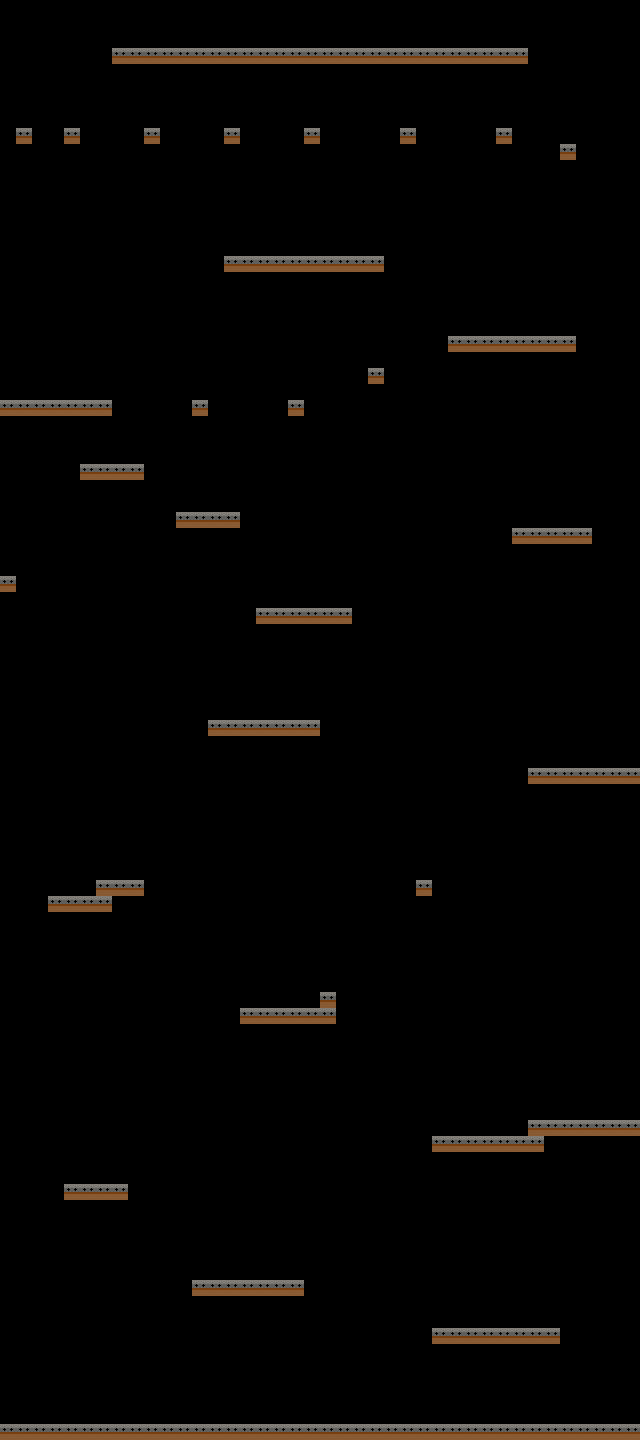

Below is a game level as drawn by its tile map, then a one-line description and the .tmx that defines it (tile-layer data replaced by summaries):
An orthogonal 40x90 tile map with 16x16 px tiles, 1 tile layer (Tile Layer 1).

<map version="1.0" orientation="orthogonal" width="40" height="90" tilewidth="16" tileheight="16">
 <tileset firstgid="1" name="gameAtlas" tilewidth="16" tileheight="16">
  <image source="../game/gameAtlas.png" width="48" height="32" />
 </tileset>
 <layer name="Tile Layer 1" width="40" height="90">
  <data>[3600 cells, 184 non-empty, 1 distinct tile ids]</data>
 </layer>
</map>
